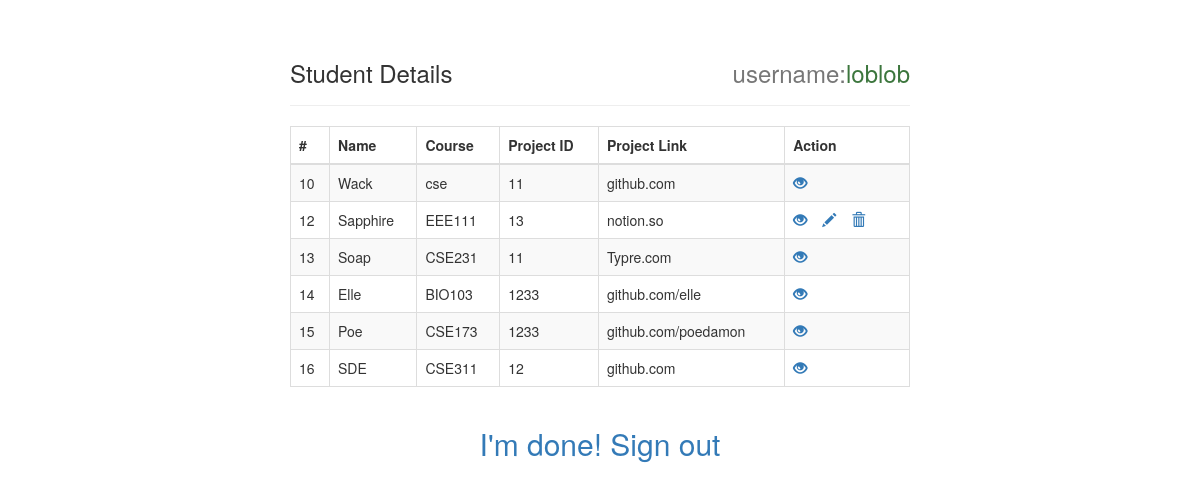
/Crud/intro.php (signed in), run on the app's committed database.
### tables this page shows
CREATE TABLE `students` (
  `id` int(11) NOT NULL,
  `name` varchar(100) NOT NULL,
  `course` varchar(255) NOT NULL,
  `project_id` int(10) NOT NULL,
  `project_link` varchar(255) NOT NULL,
  `user_id` int(15) NOT NULL,
  `marks` int(11) NOT NULL
);

### Crud/intro.php (the view, shortened to what this page needs)
<?php
$id = $_SESSION["id"];
$username = $_SESSION["username"];
 ?>
<!DOCTYPE html>
<html >
<head>
    <link rel="stylesheet" href="https://maxcdn.bootstrapcdn.com/bootstrap/3.3.7/css/bootstrap.css">
</head>
<body bgcolor="#def28d">
    <div class="wrapper">
        <div class="container-fluid">
            <div class="row">
                <div class="col-md-12">
                    <div class="page-header clearfix">
                        <h3 class="pull-left">Student Details</h3>
                        <h3 class="pull-right text-muted">username:<span class="text-success"><?php echo $username; ?></span></h3>
                    </div>
                    <p>
                    <?php
                    require_once "connect.php";
                    $sql = "SELECT * FROM students";
                    if($result = mysqli_query($link, $sql)){
                        if(mysqli_num_rows($result) > 0){
                            echo "<table class='table table-bordered table-striped'>";
                                echo "<thead>";
                                    echo "<tr>";
                                        echo "<th>#</th>";
                                        echo "<th>Name</th>";
                                        echo "<th>Course</th>";
                                        echo "<th>Project ID</th>";
                                        echo "<th>Project Link</th>";
                                        echo "<th>Action</th>";
                                    echo "</tr>";
                                echo "</thead>";
                                echo "<tbody>";
                                while($row = mysqli_fetch_array($result)){
                                    echo "<tr>";
                                        echo "<td>" . $row['id'] . "</td>";
                                        echo "<td>" . $row['name'] . "</td>";
                                        echo "<td>" . $row['course'] . "</td>";
                                        echo "<td>" . $row['project_id'] . "</td>";
                                        echo "<td>" . $row['project_link'] . "</td>";
                                        echo "<td>";
                                            echo "<a href='view.php?id=". $row['id'] ."' title='View Record' data-toggle='tooltip'><span class='glyphicon glyphicon-eye-open'></span></a>";
                                            if ($row['user_id'] == $id) {
                                               echo "<a href='edit.php?id=". $row['id'] ."' title='Update Record' data-toggle='tooltip'><span class='glyphicon glyphicon-pencil'></span></a>";
                                            echo "<a href='S_main.php?id=". $row['id'] ."' title='Delete Record' data-toggle='tooltip'><span class='glyphicon glyphicon-trash'></span></a>";
                                            }
                                        echo "</td>";
                                    echo "</tr>";
                                }
                                echo "</tbody>";
                            echo "</table>";
                        } else{
                            echo "<p class='lead'><em>No records were found.</em></p>";
                        }
                    } else{
                        echo "ERROR: Could not able to execute $sql. " . mysqli_error($link);
                    }
                    ?>
                </div>
            </div>
        </div>
    </div> <center>
    <p><h2> <a href="logout.php" > I'm done! Sign out</a></h2>
    </p>
    </center>
</body>
</html>

### Crud/intro.php (style rules this page uses)
.wrapper { width: 650px; margin: 0 auto; }
table tr td:last-child a { margin-right: 15px; }

### data on the page
students: id "10", name "Wack", course "cse", project "11", project_link "github.com"
students: id "12", name "Sapphire", course "EEE111", project "13", project_link "notion.so"
students: id "13", name "Soap", course "CSE231", project "11", project_link "Typre.com"
students: id "14", name "Elle", course "BIO103", project "1233", project_link "github.com/elle"
students: id "15", name "Poe", course "CSE173", project "1233", project_link "github.com/poedamon"
students: id "16", name "SDE", course "CSE311", project "12", project_link "github.com"

### other printed values
$username "loblob"
